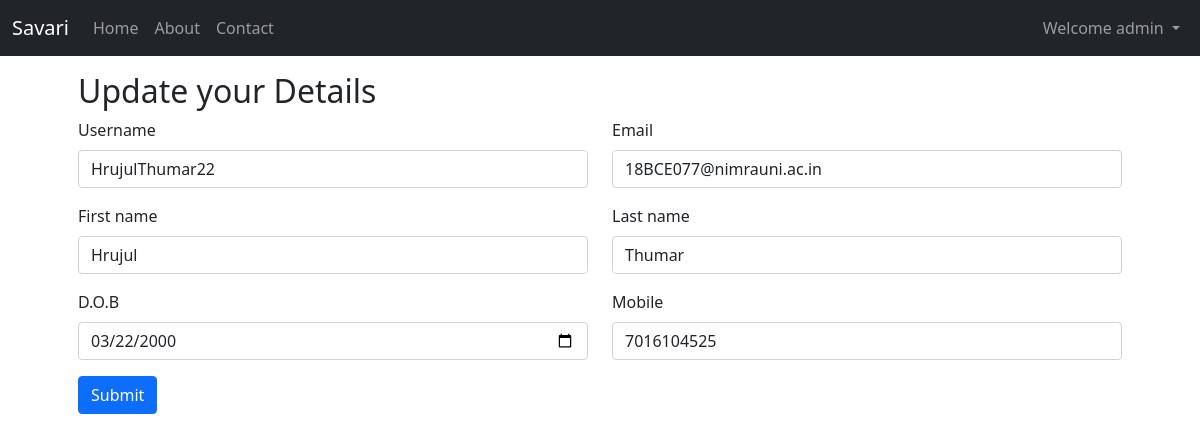
The page /user/update/2/ (signed in) on the database its author committed.
### userAccount/models.py (models this page shows, shortened)
class User(AbstractBaseUser):
    email=models.EmailField(max_length=254,unique=True)
    username=models.CharField(max_length=50,unique=True)
    first_name=models.CharField(max_length=50)
    last_name=models.CharField(max_length=50)
    dob=models.DateField()
    phone_regex = RegexValidator(regex=r'^[0-9]{10}$', message="Phone number must be entered in the format: '999999999'. 10 digits allowed.")
    mobile = models.CharField(validators=[phone_regex], max_length=17, blank=True)
    date_joined=models.DateTimeField(auto_now_add=True)
    last_login=models.DateTimeField(auto_now=True)
    is_admin=models.BooleanField(default=False)
    is_active=models.BooleanField(default=True)
    is_staff=models.BooleanField(default=False)
    is_superuser=models.BooleanField(default=False)
    USERNAME_FIELD='username'
    REQUIRED_FIELDS=['email','first_name','last_name','dob','mobile']
    objects=UserManager()
    def __str__(self):
        return self.username

### userAccount/views.py (the view, shortened to what this page needs)
# urls.py: path('update/<str:pk>/',views.updateUser,name="update_user"),
@login_required
def updateUser(request,pk):
    user=User.objects.get(id=pk)
    form=UpdateForm(instance=user)
    print(form)
    context={'form':form}
    return render(request,'userAccount/update.html',context)

### userAccount/forms.py
class UpdateForm(ModelForm):
    def __init__(self, *args, **kwargs):
        super(UpdateForm, self).__init__(*args, **kwargs)
        for visible in self.visible_fields():
            visible.field.widget.attrs['class'] = 'form-control'
    class Meta:
        model=User
        labels={'dob':('D.O.B')}
        fields = ["username", "dob", "email", "first_name", "last_name","mobile"]
        widgets={'dob':widgets.DateInput(attrs={'type':'date'})}

### templates/userAccount/update.html (shortened to what this page needs)
{% extends 'base.html' %}
{% block body %}
    <div class="container my-3 px-5">
        <h2>Update your Details</h2>
        <form method="POST" action="{% url 'update_user' 2 %}">
            <div class="row">
                <div class="col-md-6">
                    <div class="mb-3">
                        <label for="exampleInputEmail1" class="form-label">{{form.username.label}}</label>
                        {{form.username}}
                    </div>
                </div>
                <div class="col-md-6">
                    <div class="mb-3">
                        <label for="exampleInputEmail1" class="form-label">{{form.email.label}}</label>
                        {{form.email}}
                    </div>
                </div>
                <div class="col-md-6">
                    <div class="mb-3">
                        <label for="exampleInputEmail1" class="form-label">{{form.first_name.label}}</label>
                        {{form.first_name}}
                    </div>
                </div>
                <div class="col-md-6">
                    <div class="mb-3">
                        <label for="exampleInputEmail1" class="form-label">{{form.last_name.label}}</label>
                        {{form.last_name}}
                    </div>
                </div>
                <div class="col-md-6">
                    <div class="mb-3">
                        <label for="exampleInputEmail1" class="form-label">{{form.dob.label}}</label>
                        {{form.dob}}
                    </div>
                </div>
                <div class="col-md-6">
                    <div class="mb-3">
                        <label for="exampleInputEmail1" class="form-label">{{form.mobile.label}}</label>
                        {{form.mobile}}
                    </div>
                </div>
            </div>
            <button type="submit" class="btn btn-primary">Submit</button>
        </form>
    </div>
{% endblock body %}

### templates/base.html (shortened to what this page needs)
<!doctype html>
<html lang="en">
  <head>
    <link href="https://cdn.jsdelivr.net/npm/bootstrap@5.1.1/dist/css/bootstrap.min.css" rel="stylesheet">
  </head>
  <body>
    <nav class="navbar navbar-expand-lg navbar-dark bg-dark">
        <div class="container-fluid">
          <a class="navbar-brand" href="/">Savari</a>
          <div class="collapse navbar-collapse" id="navbarSupportedContent">
            <ul class="navbar-nav me-auto mb-2 mb-lg-0">
              <li class="nav-item">
                <a class="nav-link {% block activeHome %}{% endblock activeHome %}" href="/">Home</a>
              </li>
              <li class="nav-item">
                <a class="nav-link {% block activeAbout %}{% endblock activeAbout %}" href="/about">About</a>
              </li>
              <li class="nav-item">
                <a class="nav-link {% block activeContact %}{% endblock activeContact %}" href="/contact">Contact</a>
              </li>
            </ul>
            {% if user.is_authenticated %}
            <ul class="navbar-nav ml-auto">
            <li class="nav-item dropdown">
              <a class="nav-link dropdown-toggle" href="#" id="navbarDropdown" role="button" data-bs-toggle="dropdown" aria-expanded="false">
                Welcome {{ request.user }}
              </a>
            </li>
            </ul>
            {% endif %}
          </div>
        </div>
      </nav>
      {% block body %}{% endblock body %}
  </body>
</html>

### rows shown on the page
User: user "admin"
User: username "HrujulThumar22", email "18BCE077@nimrauni.ac.in", first_name "Hrujul", last_name "Thumar", dob "03/22/2000", mobile "7016104525"
